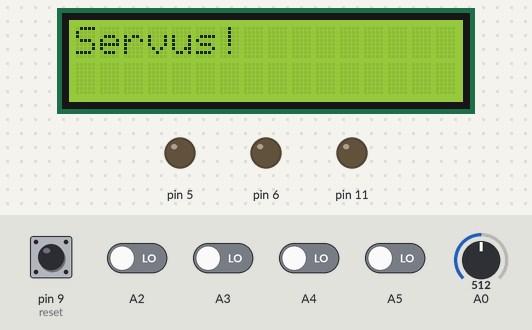
The sketch below on a simulated Arduino Uno, built with avr-gcc and run on an emulated ATmega328P. On the bench: 16×2 character LCD, output pins drawn as LEDs (lit = HIGH). Inputs (shaded band) come from the test bench; at power-on: A2–5, pin 9 (reset) LOW, A0 = 512. What the sketch prints to the serial monitor is not drawn.

Above: at 0.1 s.
At 3.2 s:
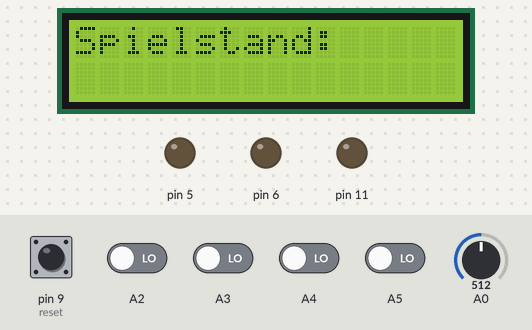
3.3 s: A0 set to 490
5.0 s: pin 9 (reset) pulled HIGH for 0.15 s
6.8 s: A2 driven HIGH
8.6 s: A3 driven HIGH
10.4 s: A4 driven HIGH
12.2 s: A5 driven HIGH
Timing chart, 0 to 15.2 s (numbered marks = the images above; inputs shaded):
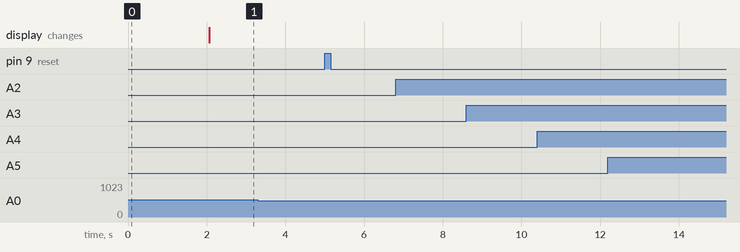

The sketch:

Controller_Steuerung.ino
```cpp
/*PC-Gamecontroller
 * Fabian Beck & Kevin Wiedemann, 2018
 * Programm um Sensordaten des Controllers zum PC zu schicken
 * und Ausgabedaten zu empfangen
 */

//Library sum Senden und Empfangen einbinden
#include "SendPC.h"
//Library für das LCD einbinden
#include <LiquidCrystal.h>

//Display Objekt Erstellen (angeschlossen an die Pins 12, 13, A1, 4, 3, 2)
LiquidCrystal lcd(12, 13, A1, 4, 3, 2);

//Variablen für den Abstandssensor
//Pinnummern
int trigger = 7;
int echo = 8;
//Berechnete Werte
long dauer = 0;
long entfernung = 0;

//Pinnummer Reset-Button
int reset = 9;

//Instanz der Library zur PC-Kommunikation erstellen
SendPC pc(324); //Parameter ist (bisher) nicht genutzt

void setup() {
  //Kommunikation starten
  pc.begin();

  //LCD auf eine Größe von je 16 Zeichen in 2 Zeilen setzen
  lcd.begin(16, 2);
  //LCD-Cursor nach oben Links
  lcd.setCursor(0, 0);
  //Begrüßung ausgeben
  lcd.print("Servus!");
  delay(2000);
  //Nach 2s Display löschen
  lcd.clear();

  //Alle Knöfpe als INPUT festlegen
  pinMode (A2, INPUT);
  pinMode (A3, INPUT);
  pinMode (A4, INPUT);
  pinMode (A5, INPUT);
  pinMode (reset,INPUT);

}

void loop() {
  //RGB-Werte abfragen und an der LED mit PWM ausgeben
  analogWrite (5, pc.getRGB(1)[0]);
  analogWrite (6, pc.getRGB(1)[1]);
  analogWrite (11, pc.getRGB(1)[2]);

  //Display-Text aktualisieren
  Display();

  //Poti-Wert an den PC-Senden
  ballgeschw();

  //Abstand berechnen und an den PC senden (außer Betrieb, wei noch zu große Verzögerung)
  //abstand();

  //Alle Button-Werte an den PC senden
  knopf();

  //10 ms warten, um der seriellen Schnittstelle Zeit zum Senden zu geben
  delay(10);

}

void Display() {
  /*lcd.setCursor(0, 1);
    lcd.print("Pong");
    delay(1000);
    lcd.setCursor(6, 1);
    lcd.print("Dong");
    delay(1000);
    lcd.setCursor(11, 1);
    lcd.print("Klong");
    delay(1000);*/
  //Display löschen, Cursor nach oben links
  lcd.clear();
  lcd.setCursor(0, 0);
  //"Spielstand" ausgeben
  lcd.print("Spielstand:");
  //Cursor in die 2. Zeil2
  lcd.setCursor(0, 1);
  /* lcd.print("Los geht es!");
    delay(2000);
    lcd.clear();
    lcd.setCursor(0, 0);
    lcd.print("Spielstand:");*/
  //Eingelesenen Text ausgeben
  lcd.print(pc.getDisplay(1));
}


void ballgeschw() {
  //Poti-Wert auslesen
  int potiWert = analogRead(A0);
  //und von 10-bit nach 8-bit konvertieren
  potiWert = map(potiWert, 0, 1023, 0, 255);
  //Konvertierten Wert an den PC senden
  pc.sendPoti(1, potiWert);
}

void abstand() {
  /*Abstand messen:
   * Trigger für kurze Zeit auf HIGHT (davou u. dannach LOW)
   * Pulslänge des Pulses am Echo-Pin messen
   * Dauer durch 2 (Hin UND zurück) mal Schallgeschwindigkeit (in m/µs)
   */
  digitalWrite(trigger, LOW);
  delay(5);
  digitalWrite(trigger, HIGH);
  delay(10);
  digitalWrite(trigger, LOW);
  dauer = pulseIn(echo, HIGH);
  entfernung = (dauer / 2) * 0.0003432;/*0.03432*/
  //Serial.println(entfernung);
}

void knopf() {
  //Buttonwerte einlesen und an den PC senden
  pc.sendBtn(1, digitalRead(A2)); //Links
  pc.sendBtn(2, digitalRead(A3)); //Hoch
  pc.sendBtn(3, digitalRead(A4)); //Runter
  pc.sendBtn(4, digitalRead(A5)); //Rechts
  pc.sendBtn(20, digitalRead(reset));

}
```

SendPC.cpp
```cpp
/* Arduino SendPC Library
 * Entwicklung Georg Reißner, 2018
 * HINWEIS: BITTE BEI NUTZUNG DER LIBRARY DEN
 * SERIELLEN PORT DES ARDUINO NICHT NUTZEN!
 * Beschreibung zu Funktionen im Header-File (SendPC.h)
 * Sendet und Empfängt Daten für verschiedene
 * Sensoren und Aktoren von/zum PC, wo eine ähnliche
 * Library die Daten entgegennimmt
 * Die Lirary enthält einen Puffer für die Daten
 * NUR ZUR PRIVATEN VERWENDUNG
 */

#include "Arduino.h"
#include "SendPC.h"

//Konstruktor
SendPC::SendPC(int portNum) {}

//Init-Methode
void SendPC::begin() {
  Serial.begin(19200);
  readPos = 0;
}

//Hilfsmethode zum Empfnangen
void SendPC::recvData() {
  /* Funktiosweise Empfagen:
   *  Wenn mehr als 500 Bytes im Puffer,
   *    Solange Bytes lesen, bis Puffergröße < 500 (Overload-Schutz)
   *  Wenn readPos <= 0:
   *    Prüfen, ob Header "0x00 0xFF" empfangen, wenn ja:
   *      Header ins readData-Array und readPos auf 2
   *    Sonst:
   *      Nächstes Byte lesen
   *  Wenn readPos > 0:
   *    Aktuelles Byte ins readData-Array und readPos+1
   *    Wenn End-Head gefunden:
   *      Empfangene Daten Parsen
   *      readPos = 0
   */
  while (Serial.available() > 0) {
    while (Serial.available() > 500) {
      Serial.read();
    }
    //Serial.println("Data available");
    byte gelesen = Serial.read();
    if (readPos <= 0) {
      if (prevHead) {
        //Serial.print("Head: ");
        //Serial.println(gelesen);
      }
      if (prevHead && gelesen == 0xFF) {
        readData[0] = 0x00;
        readData[1] = 0xFF;
        //Serial.println("Received start head");
        readPos = 2;
        prevHead = false;
      } else if (gelesen == 0x00) {
        //Serial.println("Received 00");
        prevHead = true;
      }
    } else {
      //Serial.println(gelesen);
      readData[readPos] = gelesen;
      readPos++;
      if (prevHead && gelesen == 0x00) {
        //Serial.println("Received end header");
        parseRecv();
        readPos = 0;
        prevHead = false;
      } else if (gelesen == 0xFF) {
        //Serial.println("Received ff");
        prevHead = true;
      }
    }
  }
}

//Analysiert und speichert die Empfangenen Daten
void SendPC::parseRecv() {
  /*Funktionsweise Parsen
   * Prüfen, welcher Sensor/Aktor Daten
   * Display:
   *   Daten nach empfangener Länge durchgehen und zum String hinzufügen
   * RGB:
   *   Alle 3 Empfangenen Bytes ins RGB-Array schreiben
   * Spannung:
   *   Wenn Nummer der Spannung zw. 1 und 4:
   *     Spannung an die Stelle ins Array
   * Servo:
   *   Wenn Nummer zw. 1 und 3:
   *     Wert ins Array
   */
  //if (readData[0] == 0x00 && readData[1] == 0xFF) {
  //Serial.println("Parse lauched");
  switch (readData[3]) {
    case 4://Display
      if (readData[2] >= 1) {
        display = "";
        for (int i = 5; i < readPos - 2; i++) {
          display += char(readData[i]);
        }
        //Serial.println("Text: " + display);
        //display.substring(5, 5+readData[2]-1);
      }
      break;
    case 5: //RGB
      rgb[0] = readData[5];
      rgb[1] = readData[6];
      rgb[2] = readData[7];
      //Serial.println("RGB");
      break;
    case 6: //Voltage
      //Serial.println("Received voltage");
      if (readData[4] <= 4 && readData[4] > 0) {
        voltage[(int)readData[4]-1] = readData[5];
      }
      break;
    case 7: //Servo
      if (readData[4] <= 4 && readData[4] > 0) {
        servo[readData[4]-1] = readData[5];
      }
      break;
  }
  //}
}

//Hilfsfunktion zum Senden der Daten (setzt Nachricht zusammen)
void SendPC::sendData(byte sensor, byte num, byte* data, byte dataLen) {
  Serial.write(0x00);
  Serial.write(0xFF);
  Serial.write(dataLen);
  /*Serial.write(1);
  Serial.write(2);
  Serial.write(2);
  Serial.write(12);*/
  Serial.write(sensor);
  Serial.write(num);
  Serial.write(data, dataLen);
  Serial.write(0xFF);
  Serial.write(0x00);
  recvData();
}

void SendPC::sendDistance(byte num, byte value) {//in cm
  byte* daten = {value};
  sendData(1, num, daten, 1);
}

void SendPC::sendPoti(byte num, byte value) {
  byte* daten = {value};
  sendData(2, num, daten, 1);
}

void SendPC::sendBtn(byte num, boolean value) {
  byte* daten = new byte[1];
  if (value) {
    daten[0] = 1;
  } else {
    daten[0] = 0;
  }
  sendData(3, num, daten, 1);
}

byte* SendPC::getRGB(byte num) {
  recvData();
  return rgb;
}
String SendPC::getDisplay(byte num) {
  recvData();
  if (num == 1) {
    return display;
  } else {
    return "";
  }
}

byte SendPC::getVoltage(byte num) {
  recvData();
  if (num > 0 && num <= 4) {
    return voltage[(int)(num)-1];
  } else {
    return 0;
  }
}

byte SendPC::getServo(byte num) {
  recvData();
  if (num > 0 && num <= 3) {
    return servo[(int)(num)-1];
  } else {
    return 0;
  }
}
```

SendPC.h
```cpp
/* Arduino SendPC Library
 * Entwicklung Georg Reißner, 2018
 * HINWEIS: BITTE BEI NUTZUNG DER LIBRARY DEN
 * SERIELLEN PORT DES ARDUINO NICHT NUTZEN!
 * Sendet und Empfängt Daten für verschiedene
 * Sensoren und Aktoren von/zum PC, wo eine ähnliche
 * Library die Daten entgegennimmt
 * Die Lirary enthält einen Puffer für die Daten
 * NUR ZUR PRIVATEN VERWENDUNG
 */
#ifndef SendPC_h
#define SendPC_h
#include "Arduino.h"

class SendPC {
  //Öffentliche Funktionen:
  public:
    //Initialisiert die Library (MAXIMAL EINE INSTANZ GLEICHZEITIG); portNum aktuell wirkungslos
    SendPC(int portNum);
    //Startet die serielle Schnittstelle und öffnet die Verbindung
    void begin();
    //Wert eines Abstandssensors senden (Wert zw. 0 und 255 in cm)
    void sendDistance(byte num, byte value);
    //Wert eines Potis senden
    void sendPoti(byte num, byte value);
    //Senden, ob Button Nummer [num] an (true) oder aus (false)
    void sendBtn(byte num, boolean value);
    //Werte der RGB-LED aus dem Puffer auslesen (num (aktuell) egall)
    byte* getRGB(byte num);
    //Text z.B. für ein LCD abfagen
    String getDisplay(byte num);
    //Spannungswert abfragen (num zw. 1 und 4 inkl.)
    byte getVoltage(byte num);
    //Servo-Stellung abfragen (num zw. 1 und 3 inkl.)
    byte getServo(byte num);

  //Nicht-öffentliche Funktionen/Variablen
  private:
    //Puffer:
    //RGB-Wert-Array
    byte rgb[3];
    //Display-Text
    String display;
    //Spannungswerte (Array)
    byte* voltage = new byte[4];
    //Servo-Werte (Array)
    byte* servo = new byte[3];

    //Variablen für das einlesen der seriellen Daten
    byte readData[262];
    int readPos = 0;
    boolean prevHead = false;

    //Hilfsfunktion zum Senden der Daten
    void sendData(byte sensor, byte num, byte* data, byte dataLen);

    //Hilfsfunktionen zum Empfangen der Daten
    void recvData();
    void parseRecv();
};

#endif
```

Measured:
- after the input at 3.3 s, every drawn part: stays the same
- after the input at 5.0 s, every drawn part: stays the same
- after the input at 6.8 s, every drawn part: stays the same
- after the input at 8.6 s, every drawn part: stays the same
- after the input at 10.4 s, every drawn part: stays the same
- after the input at 12.2 s, every drawn part: stays the same
